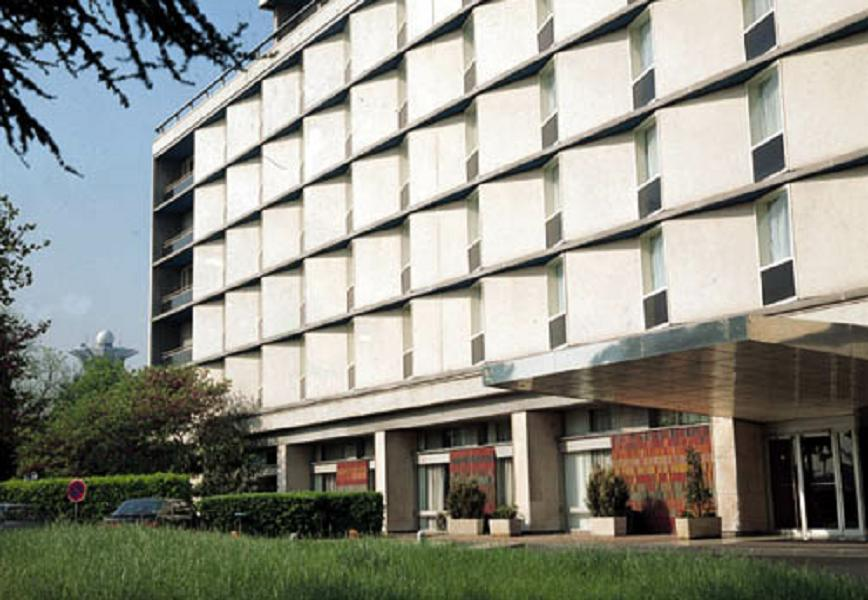
//> input picture OpenCV/cppTest/data/building.jpg, 868 x 600 px
$ ./corner   (built with g++ and OpenCV 4)
//> lines starting //> are read from the running program, lines starting //| are printed output that depends on the picture; after the words box and inside, x2 and y2 are one past the last pixel; in counts of white or black regions, pixels touching at a corner belong together
#include "opencv2/opencv.hpp"
#include <iostream>

using namespace cv;
using namespace std;

String folder = "/home/lmc/aiot/OpenCV/cppTest/data/";

int main()
{
    Mat src = imread(folder + "building.jpg", IMREAD_GRAYSCALE);
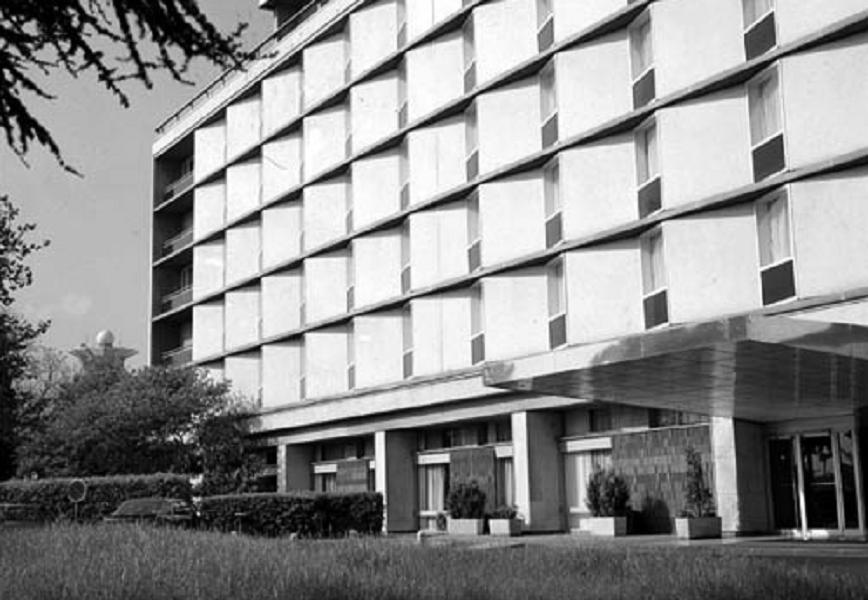
//> src: 600 rows x 868 cols, CV_8UC1; min 0, max 255, mean 142.3

    vector<KeyPoint> keypoints;
    FAST(src, keypoints, 60, true);
//> keypoints = 580 keypoints; strongest (x, y, size): (198, 514, 7), (791, 261, 7), (772, 13, 7), (781, 135, 7)
    cout << keypoints.size() << endl;
//| 580
    for (auto keypoint : keypoints)
    {
        Point pt(keypoint.pt.x, keypoint.pt.y);
        circle(src, pt, 10, Scalar(0), -1);
    }
//> this loop made 580 passes
//> keypoint on passes 1 to 3: keypoint at (176, 3), size 7, keypoint at (260, 3), size 7, keypoint at (629, 3), size 7
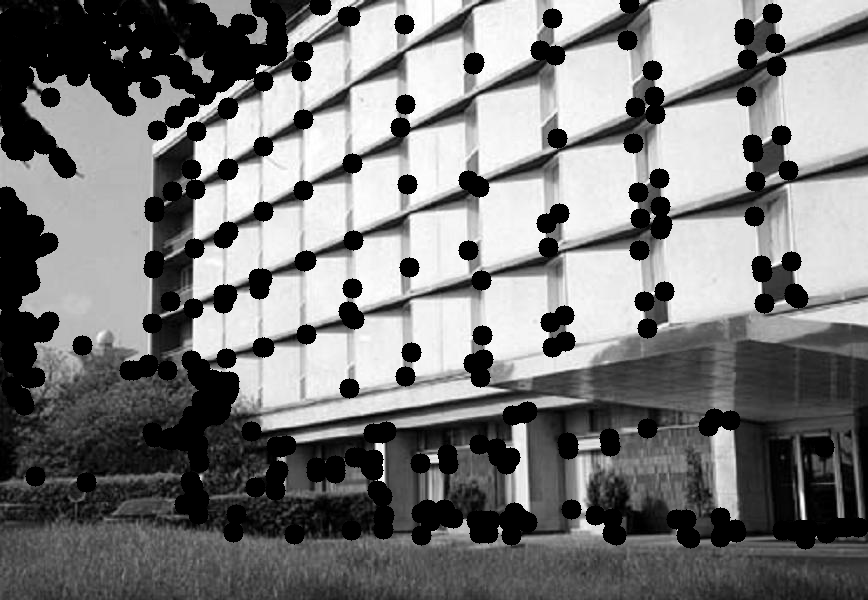
//> src: 600 rows x 868 cols, CV_8UC1; 17.52% of pixels changed, all inside (x1, y1, x2, y2) = (0, 0, 868, 550)
    imshow("src", src);
    waitKey();

    return 0;
}

$ run again, with OpenCV/cppTest/data/sudoku.jpg copied over OpenCV/cppTest/data/building.jpg
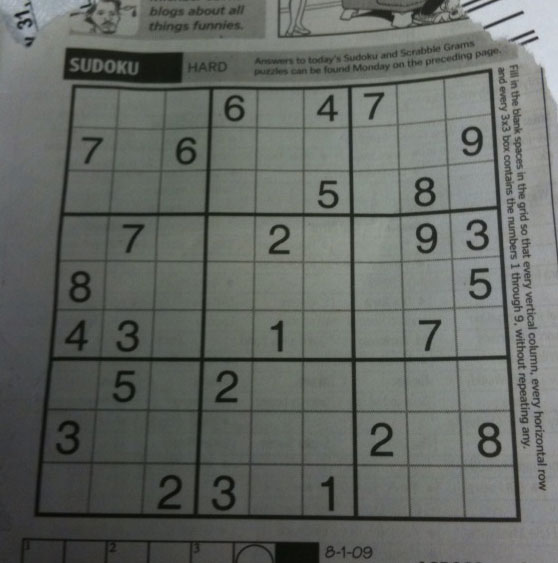
//> input picture OpenCV/cppTest/data/sudoku.jpg, 558 x 563 px
//> keypoints = 141 keypoints; strongest (x, y, size): (533, 31, 7), (536, 37, 7), (522, 12, 7), (16, 15, 7)
//| 141
//> the loop `for (auto keypoint : keypoints)` made 141 passes
//> keypoint on passes 1 to 8: keypoint at (29, 3), size 7, keypoint at (26, 5), size 7, keypoint at (464, 5), size 7, keypoint at (81, 7), size 7, keypoint at (27, 11), size 7, keypoint at (522, 12), size 7, keypoint at (410, 13), size 7, keypoint at (468, 14), size 7
//> after the loop `for (auto keypoint : keypoints)`:
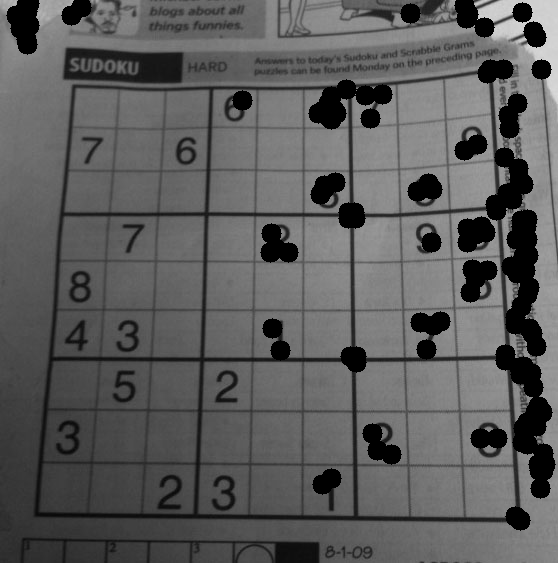
//> src: 563 rows x 558 cols, CV_8UC1; min 0, max 218, mean 91.8
